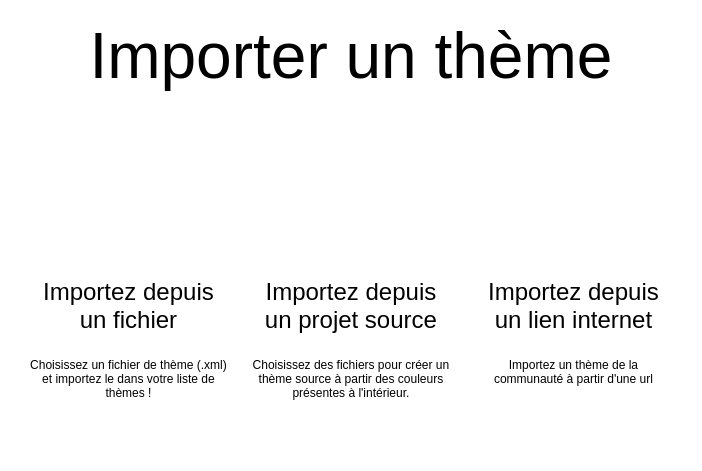
<?xml version="1.0" encoding="UTF-8"?>
<ui version="4.0">
 <class>Import_window</class>
 <widget class="QDialog" name="Import_window">
  <property name="geometry">
   <rect>
    <x>0</x>
    <y>0</y>
    <width>702</width>
    <height>471</height>
   </rect>
  </property>
  <property name="minimumSize">
   <size>
    <width>702</width>
    <height>471</height>
   </size>
  </property>
  <property name="maximumSize">
   <size>
    <width>702</width>
    <height>471</height>
   </size>
  </property>
  <property name="windowTitle">
   <string>Importer un thème</string>
  </property>
  <property name="styleSheet">
   <string notr="true">background-color: rgb(255, 255, 255);</string>
  </property>
  <property name="modal">
   <bool>false</bool>
  </property>
  <layout class="QVBoxLayout" name="verticalLayout" stretch="1,4">
   <item>
    <widget class="QWidget" name="widget" native="true">
     <layout class="QHBoxLayout" name="horizontalLayout">
      <item>
       <widget class="QLabel" name="label">
        <property name="text">
         <string>&lt;html&gt;&lt;head/&gt;&lt;body&gt;&lt;p&gt;&lt;span style=&quot; font-size:48pt;&quot;&gt;Importer un thème&lt;/span&gt;&lt;/p&gt;&lt;/body&gt;&lt;/html&gt;</string>
        </property>
        <property name="alignment">
         <set>Qt::AlignCenter</set>
        </property>
       </widget>
      </item>
     </layout>
    </widget>
   </item>
   <item>
    <widget class="QWidget" name="widget_2" native="true">
     <property name="styleSheet">
      <string notr="true">#widget_2 *{
	background-color: transparent;
}

#widget_2 &gt; * {
	border-radius:30;
	background-color: rgb(249, 249, 249);
	border: 2px solid rgb(205,205,205);
}


#widget_2 &gt; *:hover {
	background-color: rgb(217, 232, 251);
	border: 2px solid rgb(41,105,188);
}
</string>
     </property>
     <layout class="QHBoxLayout" name="horizontalLayout_2" stretch="1,1,1">
      <item>
       <widget class="QWidget" name="widget_7" native="true">
        <property name="enabled">
         <bool>true</bool>
        </property>
        <layout class="QHBoxLayout" name="horizontalLayout_6">
         <property name="spacing">
          <number>0</number>
         </property>
         <property name="leftMargin">
          <number>0</number>
         </property>
         <property name="topMargin">
          <number>0</number>
         </property>
         <property name="rightMargin">
          <number>0</number>
         </property>
         <property name="bottomMargin">
          <number>0</number>
         </property>
         <item>
          <widget class="ClickableWidget" name="div_import_file" native="true">
           <property name="cursor">
            <cursorShape>PointingHandCursor</cursorShape>
           </property>
           <property name="styleSheet">
            <string notr="true"/>
           </property>
           <layout class="QVBoxLayout" name="verticalLayout_4" stretch="6,5,4">
            <property name="spacing">
             <number>0</number>
            </property>
            <item>
             <widget class="QWidget" name="widget_8" native="true">
              <layout class="QHBoxLayout" name="horizontalLayout_5">
               <item>
                <widget class="QLabel" name="label_8">
                 <property name="minimumSize">
                  <size>
                   <width>10</width>
                   <height>10</height>
                  </size>
                 </property>
                 <property name="maximumSize">
                  <size>
                   <width>80</width>
                   <height>80</height>
                  </size>
                 </property>
                 <property name="sizeIncrement">
                  <size>
                   <width>1</width>
                   <height>1</height>
                  </size>
                 </property>
                 <property name="styleSheet">
                  <string notr="true"/>
                 </property>
                 <property name="text">
                  <string/>
                 </property>
                 <property name="pixmap">
                  <pixmap resource="ressources.qrc">:/icon/ressources/xml.png</pixmap>
                 </property>
                 <property name="scaledContents">
                  <bool>true</bool>
                 </property>
                 <property name="margin">
                  <number>0</number>
                 </property>
                </widget>
               </item>
              </layout>
             </widget>
            </item>
            <item>
             <widget class="QLabel" name="label_9">
              <property name="font">
               <font>
                <pointsize>18</pointsize>
               </font>
              </property>
              <property name="mouseTracking">
               <bool>true</bool>
              </property>
              <property name="text">
               <string>Importez depuis un fichier</string>
              </property>
              <property name="alignment">
               <set>Qt::AlignCenter</set>
              </property>
              <property name="wordWrap">
               <bool>true</bool>
              </property>
             </widget>
            </item>
            <item>
             <widget class="QLabel" name="label_10">
              <property name="text">
               <string>Choisissez un fichier de thème (.xml) et importez le dans votre liste de thèmes !</string>
              </property>
              <property name="alignment">
               <set>Qt::AlignHCenter|Qt::AlignTop</set>
              </property>
              <property name="wordWrap">
               <bool>true</bool>
              </property>
             </widget>
            </item>
           </layout>
          </widget>
         </item>
        </layout>
       </widget>
      </item>
      <item>
       <widget class="QWidget" name="widget_9" native="true">
        <property name="enabled">
         <bool>true</bool>
        </property>
        <layout class="QHBoxLayout" name="horizontalLayout_7">
         <property name="spacing">
          <number>0</number>
         </property>
         <property name="leftMargin">
          <number>0</number>
         </property>
         <property name="topMargin">
          <number>0</number>
         </property>
         <property name="rightMargin">
          <number>0</number>
         </property>
         <property name="bottomMargin">
          <number>0</number>
         </property>
         <item>
          <widget class="ClickableWidget" name="div_import_source" native="true">
           <property name="enabled">
            <bool>true</bool>
           </property>
           <property name="cursor">
            <cursorShape>PointingHandCursor</cursorShape>
           </property>
           <property name="styleSheet">
            <string notr="true"/>
           </property>
           <layout class="QVBoxLayout" name="verticalLayout_5" stretch="6,5,4">
            <property name="spacing">
             <number>0</number>
            </property>
            <item>
             <widget class="QWidget" name="widget_10" native="true">
              <layout class="QHBoxLayout" name="horizontalLayout_8">
               <item>
                <widget class="QLabel" name="label_11">
                 <property name="minimumSize">
                  <size>
                   <width>10</width>
                   <height>10</height>
                  </size>
                 </property>
                 <property name="maximumSize">
                  <size>
                   <width>80</width>
                   <height>80</height>
                  </size>
                 </property>
                 <property name="sizeIncrement">
                  <size>
                   <width>1</width>
                   <height>1</height>
                  </size>
                 </property>
                 <property name="styleSheet">
                  <string notr="true"/>
                 </property>
                 <property name="text">
                  <string/>
                 </property>
                 <property name="pixmap">
                  <pixmap resource="ressources.qrc">:/icon/ressources/file.png</pixmap>
                 </property>
                 <property name="scaledContents">
                  <bool>true</bool>
                 </property>
                 <property name="margin">
                  <number>0</number>
                 </property>
                </widget>
               </item>
              </layout>
             </widget>
            </item>
            <item>
             <widget class="QLabel" name="label_12">
              <property name="font">
               <font>
                <pointsize>18</pointsize>
               </font>
              </property>
              <property name="mouseTracking">
               <bool>true</bool>
              </property>
              <property name="text">
               <string>Importez depuis un projet source</string>
              </property>
              <property name="alignment">
               <set>Qt::AlignCenter</set>
              </property>
              <property name="wordWrap">
               <bool>true</bool>
              </property>
             </widget>
            </item>
            <item>
             <widget class="QLabel" name="label_13">
              <property name="text">
               <string>Choisissez des fichiers pour créer un thème source à partir des couleurs présentes à l'intérieur.</string>
              </property>
              <property name="alignment">
               <set>Qt::AlignHCenter|Qt::AlignTop</set>
              </property>
              <property name="wordWrap">
               <bool>true</bool>
              </property>
             </widget>
            </item>
           </layout>
          </widget>
         </item>
        </layout>
       </widget>
      </item>
      <item>
       <widget class="QWidget" name="widget_11" native="true">
        <property name="enabled">
         <bool>true</bool>
        </property>
        <layout class="QHBoxLayout" name="horizontalLayout_9">
         <property name="spacing">
          <number>0</number>
         </property>
         <property name="leftMargin">
          <number>0</number>
         </property>
         <property name="topMargin">
          <number>0</number>
         </property>
         <property name="rightMargin">
          <number>0</number>
         </property>
         <property name="bottomMargin">
          <number>0</number>
         </property>
         <item>
          <widget class="ClickableWidget" name="div_link" native="true">
           <property name="enabled">
            <bool>true</bool>
           </property>
           <property name="cursor">
            <cursorShape>PointingHandCursor</cursorShape>
           </property>
           <property name="styleSheet">
            <string notr="true"/>
           </property>
           <layout class="QVBoxLayout" name="verticalLayout_6" stretch="6,5,4">
            <property name="spacing">
             <number>0</number>
            </property>
            <item>
             <widget class="QWidget" name="widget_12" native="true">
              <layout class="QHBoxLayout" name="horizontalLayout_10">
               <item>
                <widget class="QLabel" name="label_14">
                 <property name="minimumSize">
                  <size>
                   <width>10</width>
                   <height>10</height>
                  </size>
                 </property>
                 <property name="maximumSize">
                  <size>
                   <width>80</width>
                   <height>80</height>
                  </size>
                 </property>
                 <property name="sizeIncrement">
                  <size>
                   <width>1</width>
                   <height>1</height>
                  </size>
                 </property>
                 <property name="styleSheet">
                  <string notr="true"/>
                 </property>
                 <property name="text">
                  <string/>
                 </property>
                 <property name="pixmap">
                  <pixmap resource="ressources.qrc">:/icon/ressources/link.png</pixmap>
                 </property>
                 <property name="scaledContents">
                  <bool>true</bool>
                 </property>
                 <property name="margin">
                  <number>0</number>
                 </property>
                </widget>
               </item>
              </layout>
             </widget>
            </item>
            <item>
             <widget class="QLabel" name="label_15">
              <property name="font">
               <font>
                <pointsize>18</pointsize>
               </font>
              </property>
              <property name="mouseTracking">
               <bool>true</bool>
              </property>
              <property name="text">
               <string>Importez depuis un lien internet</string>
              </property>
              <property name="alignment">
               <set>Qt::AlignCenter</set>
              </property>
              <property name="wordWrap">
               <bool>true</bool>
              </property>
             </widget>
            </item>
            <item>
             <widget class="QLabel" name="label_16">
              <property name="text">
               <string>Importez un thème de la communauté à partir d'une url</string>
              </property>
              <property name="alignment">
               <set>Qt::AlignHCenter|Qt::AlignTop</set>
              </property>
              <property name="wordWrap">
               <bool>true</bool>
              </property>
             </widget>
            </item>
           </layout>
          </widget>
         </item>
        </layout>
       </widget>
      </item>
     </layout>
    </widget>
   </item>
  </layout>
 </widget>
 <customwidgets>
  <customwidget>
   <class>ClickableWidget</class>
   <extends>QWidget</extends>
   <header location="global">src/widgets/clickablewidget.h</header>
   <container>1</container>
  </customwidget>
 </customwidgets>
 <resources>
  <include location="ressources.qrc"/>
 </resources>
 <connections/>
</ui>
